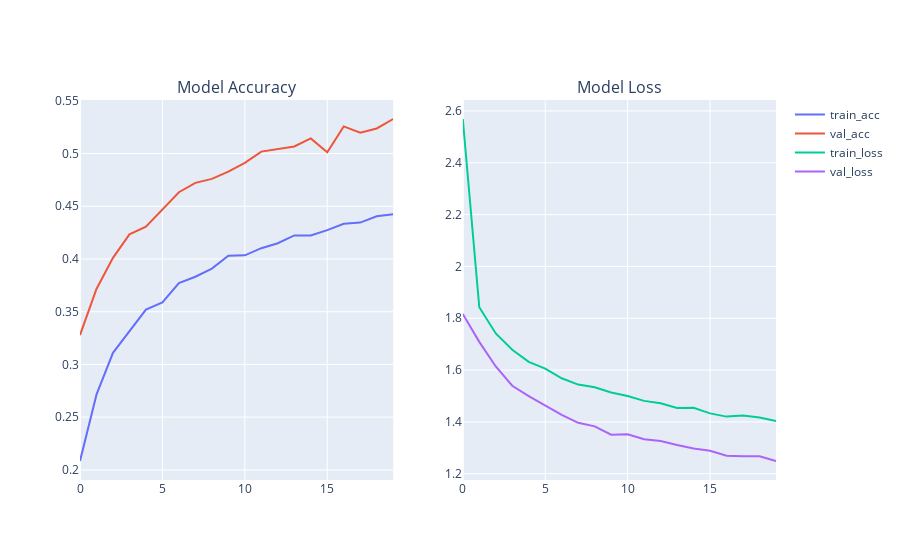

Source (notebook cell):
### Code cell
plot_model_training_curve(history)

### Figure 1 — Plotly figure (JSON) as saved in the notebook; plotly's stock layout.template omitted (floating-point values rounded to 4 significant figures)
{"data": [{"name": "train_acc", "type": "scatter", "xaxis": "x", "y": [0.2084, 0.2713, 0.311, 0.3312, 0.352, 0.3588, 0.3772, 0.3831, 0.3909, 0.403, 0.4035, 0.4102, 0.4149, 0.4223, 0.4222, 0.4273, 0.4334, 0.4345, 0.4405, 0.4423], "yaxis": "y"}, {"name": "val_acc", "type": "scatter", "xaxis": "x", "y": [0.3279, 0.3715, 0.4011, 0.4233, 0.4306, 0.4472, 0.4633, 0.4721, 0.476, 0.4828, 0.4912, 0.5018, 0.504, 0.5067, 0.5143, 0.5012, 0.5257, 0.5196, 0.5237, 0.5327], "yaxis": "y"}, {"name": "train_loss", "type": "scatter", "xaxis": "x2", "y": [2.569, 1.843, 1.741, 1.679, 1.632, 1.605, 1.568, 1.544, 1.534, 1.513, 1.5, 1.481, 1.472, 1.454, 1.455, 1.433, 1.42, 1.425, 1.417, 1.404], "yaxis": "y2"}, {"name": "val_loss", "type": "scatter", "xaxis": "x2", "y": [1.816, 1.709, 1.614, 1.54, 1.499, 1.464, 1.427, 1.397, 1.383, 1.351, 1.352, 1.333, 1.326, 1.311, 1.297, 1.288, 1.27, 1.267, 1.267, 1.249], "yaxis": "y2"}], "layout": {"annotations": [{"font": {"size": 16}, "showarrow": false, "text": "Model Accuracy", "x": 0.225, "xanchor": "center", "xref": "paper", "y": 1, "yanchor": "bottom", "yref": "paper"}, {"font": {"size": 16}, "showarrow": false, "text": "Model Loss", "x": 0.775, "xanchor": "center", "xref": "paper", "y": 1, "yanchor": "bottom", "yref": "paper"}], "xaxis": {"anchor": "y", "domain": [0, 0.45]}, "xaxis2": {"anchor": "y2", "domain": [0.55, 1]}, "yaxis": {"anchor": "x", "domain": [0, 1]}, "yaxis2": {"anchor": "x2", "domain": [0, 1]}}}
